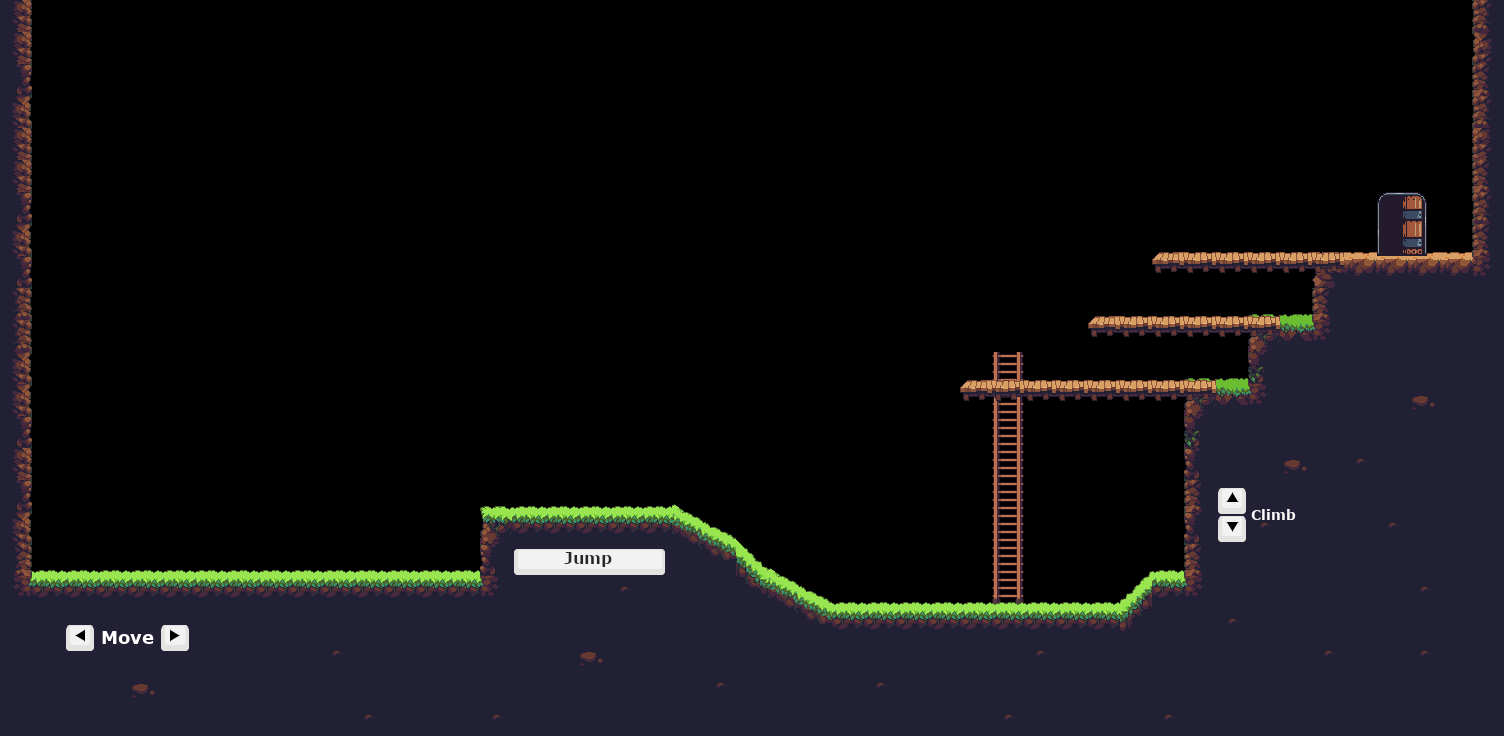

A 2D game scene composited from a Tiled map and its tileset images. What follows is a short description and the map's XML, with every tile layer's data as written:
An orthogonal 47x23 tile map with 32x32 px tiles, 2 tile layers (Tile Layer 1, Tile Layer 2), 7 tilesets and 26 objects (8x coin, 3x oneway, 2x slope, ladder, goal, ...).

<map version="1.10" tiledversion="1.12.2" orientation="orthogonal" renderorder="right-down" width="47" height="23" tilewidth="32" tileheight="32" infinite="0" nextlayerid="9" nextobjectid="44">
 <tileset firstgid="1" source="../Desktop/masha/level_devil-main/Resources/tilesets/ladder.tsx" />
 <tileset firstgid="7" source="../Desktop/masha/level_devil-main/Resources/tilesets/opp1_jungle/tile_jungle_ground_brown.tsx" />
 <tileset firstgid="25" source="../Desktop/masha/level_devil-main/Resources/tilesets/opp1_jungle/tile_jungle_slopes_grass.tsx" />
 <tileset firstgid="31" source="../Desktop/masha/level_devil-main/Resources/tilesets/opp1_jungle/tile_jungle_wall_brown.tsx" />
 <tileset firstgid="79" source="../Desktop/masha/level_devil-main/Resources/tilesets/opp1_jungle/oneway.tsx" />
 <tileset firstgid="82" source="../Desktop/masha/level_devil-main/Resources/tilesets/door.tsx" />
 <tileset firstgid="85" source="../Desktop/masha/level_devil-main/Resources/tilesets/help_texts.tsx" />
 <layer id="1" name="Tile Layer 1" width="47" height="23" locked="1">
  <data encoding="csv">
40,0,0,0,0,0,0,0,0,0,0,0,0,0,0,0,0,0,0,0,0,0,0,0,0,0,0,0,0,0,0,0,0,0,0,0,0,0,0,0,0,0,0,0,0,0,31,
40,0,0,0,0,0,0,0,0,0,0,0,0,0,0,0,0,0,0,0,0,0,0,0,0,0,0,0,0,0,0,0,0,0,0,0,0,0,0,0,0,0,0,0,0,0,35,
48,0,0,0,0,0,0,0,0,0,0,0,0,0,0,0,0,0,0,0,0,0,0,0,0,0,0,0,0,0,0,0,0,0,0,0,0,0,0,0,0,0,0,0,0,0,43,
36,0,0,0,0,0,0,0,0,0,0,0,0,0,0,0,0,0,0,0,0,0,0,0,0,0,0,0,0,0,0,0,0,0,0,0,0,0,0,0,0,0,0,0,0,0,31,
40,0,0,0,0,0,0,0,0,0,0,0,0,0,0,0,0,0,0,0,0,0,0,0,0,0,0,0,0,0,0,0,0,0,0,0,0,0,0,0,0,0,0,0,0,0,39,
40,0,0,0,0,0,0,0,0,0,0,0,0,0,0,0,0,0,0,0,0,0,0,0,0,0,0,0,0,0,0,0,0,0,0,0,0,0,0,0,0,0,0,0,0,0,43,
48,0,0,0,0,0,0,0,0,0,0,0,0,0,0,0,0,0,0,0,0,0,0,0,0,0,0,0,0,0,0,0,0,0,0,0,0,0,0,0,0,0,0,0,0,0,31,
36,0,0,0,0,0,0,0,0,0,0,0,0,0,0,0,0,0,0,0,0,0,0,0,0,0,0,0,0,0,0,0,0,0,0,0,0,0,0,0,0,0,0,84,0,0,43,
48,0,0,0,0,0,0,0,0,0,0,0,0,0,0,0,0,0,0,0,0,0,0,0,0,0,0,0,0,0,0,0,0,0,0,0,0,0,0,0,0,19,20,20,20,20,64,
32,0,0,0,0,0,0,0,0,0,0,0,0,0,0,0,0,0,0,0,0,0,0,0,0,0,0,0,0,0,0,0,0,0,0,0,0,0,0,0,0,43,33,33,33,33,33,
32,0,0,0,0,0,0,0,0,0,0,0,0,0,0,0,0,0,0,0,0,0,0,0,0,0,0,0,0,0,0,0,0,0,0,0,0,0,0,13,14,68,33,33,33,33,33,
36,0,0,0,0,0,0,0,0,0,0,0,0,0,0,0,0,0,0,0,0,0,0,0,0,0,0,0,0,0,0,2,0,0,0,0,0,0,0,51,33,33,33,33,33,33,33,
36,0,0,0,0,0,0,0,0,0,0,0,0,0,0,0,0,0,0,0,0,0,0,0,0,0,0,0,0,0,0,2,0,0,0,0,0,13,14,68,33,33,33,33,37,33,33,
48,0,0,0,0,0,0,0,0,0,0,0,0,0,0,0,0,0,0,0,0,0,0,0,0,0,0,0,0,0,0,2,0,0,0,0,0,51,33,33,33,33,33,33,33,33,33,
40,0,0,0,0,0,0,0,0,0,0,0,0,0,0,0,0,0,0,0,0,0,0,0,0,0,0,0,0,0,0,2,0,0,0,0,0,47,33,33,37,33,42,33,33,33,33,
48,0,0,0,0,0,0,0,0,0,0,0,0,0,0,0,0,0,0,0,0,0,0,0,0,0,0,0,0,0,0,2,0,0,0,0,0,43,33,33,33,33,33,33,33,33,33,
36,0,0,0,0,0,0,0,0,0,0,0,0,0,0,7,8,8,8,8,8,0,0,0,0,0,0,0,0,0,0,2,0,0,0,0,0,47,33,42,33,33,33,42,33,33,33,
44,0,0,0,0,0,0,0,0,0,0,0,0,0,0,47,33,33,33,33,33,29,30,0,0,0,0,0,0,0,0,2,0,0,0,0,0,43,33,33,33,33,33,33,33,33,33,
67,8,8,8,8,8,8,8,8,8,8,8,8,8,8,68,33,33,33,42,33,33,33,26,0,0,0,0,0,0,0,1,0,0,0,0,8,68,33,33,33,33,33,33,42,33,33,
33,33,33,33,33,33,33,33,33,33,33,33,33,33,33,33,33,33,33,33,33,33,33,33,29,30,8,8,8,8,8,8,8,8,8,25,33,33,42,33,33,33,33,33,33,33,33,
33,33,33,33,33,33,33,33,33,33,42,33,33,33,33,33,33,33,37,33,33,33,33,33,33,33,33,33,33,33,33,33,42,33,33,33,33,33,33,33,33,42,33,33,42,33,33,
33,33,33,33,37,33,33,33,33,33,33,33,33,33,33,33,33,33,33,33,33,33,42,33,33,33,33,42,33,33,33,33,33,33,33,33,33,33,33,33,33,33,33,33,33,33,33,
33,33,33,33,33,33,33,33,33,33,33,42,33,33,33,42,33,33,33,33,33,33,33,33,33,33,33,33,33,33,33,42,33,33,33,33,42,33,33,33,33,33,33,33,33,33,33
</data>
 </layer>
 <layer id="3" name="Tile Layer 2" width="47" height="23">
  <data encoding="csv">
0,0,0,0,0,0,0,0,0,0,0,0,0,0,0,0,0,0,0,0,0,0,0,0,0,0,0,0,0,0,0,0,0,0,0,0,0,0,0,0,0,0,0,0,0,0,0,
0,0,0,0,0,0,0,0,0,0,0,0,0,0,0,0,0,0,0,0,0,0,0,0,0,0,0,0,0,0,0,0,0,0,0,0,0,0,0,0,0,0,0,0,0,0,0,
0,0,0,0,0,0,0,0,0,0,0,0,0,0,0,0,0,0,0,0,0,0,0,0,0,0,0,0,0,0,0,0,0,0,0,0,0,0,0,0,0,0,0,0,0,0,0,
0,0,0,0,0,0,0,0,0,0,0,0,0,0,0,0,0,0,0,0,0,0,0,0,0,0,0,0,0,0,0,0,0,0,0,0,0,0,0,0,0,0,0,0,0,0,0,
0,0,0,0,0,0,0,0,0,0,0,0,0,0,0,0,0,0,0,0,0,0,0,0,0,0,0,0,0,0,0,0,0,0,0,0,0,0,0,0,0,0,0,0,0,0,0,
0,0,0,0,0,0,0,0,0,0,0,0,0,0,0,0,0,0,0,0,0,0,0,0,0,0,0,0,0,0,0,0,0,0,0,0,0,0,0,0,0,0,0,0,0,0,0,
0,0,0,0,0,0,0,0,0,0,0,0,0,0,0,0,0,0,0,0,0,0,0,0,0,0,0,0,0,0,0,0,0,0,0,0,0,0,0,0,0,0,0,0,0,0,0,
0,0,0,0,0,0,0,0,0,0,0,0,0,0,0,0,0,0,0,0,0,0,0,0,0,0,0,0,0,0,0,0,0,0,0,0,0,0,0,0,0,0,0,84,0,0,0,
0,0,0,0,0,0,0,0,0,0,0,0,0,0,0,0,0,0,0,0,0,0,0,0,0,0,0,0,0,0,0,0,0,0,0,0,79,80,80,80,80,80,0,0,0,0,0,
0,0,0,0,0,0,0,0,0,0,0,0,0,0,0,0,0,0,0,0,0,0,0,0,0,0,0,0,0,0,0,0,0,0,0,0,0,0,0,0,0,0,0,0,0,0,0,
0,0,0,0,0,0,0,0,0,0,0,0,0,0,0,0,0,0,0,0,0,0,0,0,0,0,0,0,0,0,0,0,0,0,79,80,80,80,80,80,0,0,0,0,0,0,0,
0,0,0,0,0,0,0,0,0,0,0,0,0,0,0,0,0,0,0,0,0,0,0,0,0,0,0,0,0,0,0,0,0,0,0,0,0,0,0,0,0,0,0,0,0,0,0,
0,0,0,0,0,0,0,0,0,0,0,0,0,0,0,0,0,0,0,0,0,0,0,0,0,0,0,0,0,0,79,80,80,80,80,80,80,80,0,0,0,0,0,0,0,0,0,
0,0,0,0,0,0,0,0,0,0,0,0,0,0,0,0,0,0,0,0,0,0,0,0,0,0,0,0,0,0,0,0,0,0,0,0,0,0,0,0,0,0,0,0,0,0,0,
0,0,0,0,0,0,0,0,0,0,0,0,0,0,0,0,0,0,0,0,0,0,0,0,0,0,0,0,0,0,0,0,0,0,0,0,0,0,0,0,0,0,0,0,0,0,0,
0,0,0,0,0,0,0,0,0,0,0,0,0,0,0,0,0,0,0,0,0,0,0,0,0,0,0,0,0,0,0,0,0,0,0,0,0,0,0,0,0,0,0,0,0,0,0,
0,0,0,0,0,0,0,0,0,0,0,0,0,0,0,0,0,0,0,0,0,0,0,0,0,0,0,0,0,0,0,0,0,0,0,0,0,0,88,0,0,0,0,0,0,0,0,
0,0,0,0,0,0,0,0,0,0,0,0,0,0,0,0,87,0,0,0,0,0,0,0,0,0,0,0,0,0,0,0,0,0,0,0,0,0,0,0,0,0,0,0,0,0,0,
0,0,0,0,0,0,0,0,0,0,0,0,0,0,0,0,0,0,0,0,0,0,0,0,0,0,0,0,0,0,0,0,0,0,0,0,0,0,0,0,0,0,0,0,0,0,0,
0,0,0,0,0,0,0,0,0,0,0,0,0,0,0,0,0,0,0,0,0,0,0,0,0,0,0,0,0,0,0,0,0,0,0,0,0,0,0,0,0,0,0,0,0,0,0,
0,0,86,0,0,0,0,0,0,0,0,0,0,0,0,0,0,0,0,0,0,0,0,0,0,0,0,0,0,0,0,0,0,0,0,0,0,0,0,0,0,0,0,0,0,0,0,
0,0,0,0,0,0,0,0,0,0,0,0,0,0,0,0,0,0,0,0,0,0,0,0,0,0,0,0,0,0,0,0,0,0,0,0,0,0,0,0,0,0,0,0,0,0,0,
0,0,0,0,0,0,0,0,0,0,0,0,0,0,0,0,0,0,0,0,0,0,0,0,0,0,0,0,0,0,0,0,0,0,0,0,0,0,0,0,0,0,0,0,0,0,0
</data>
 </layer>
 <objectgroup id="2" name="ground">
  <object id="1" x="0" y="0" width="32" height="736" />
  <object id="3" x="32" y="576" width="448" height="160" />
  <object id="4" x="480" y="512" width="192" height="224" />
  <object id="5" x="1184" y="384" width="288" height="352" />
  <object id="6" name="slope" x="672" y="512">
   <polygon points="0,0 160,96 0,96" />
  </object>
  <object id="7" name="ladder" x="992" y="352" width="32" height="256" />
  <object id="8" x="672" y="608" width="512" height="128" />
  <object id="9" name="oneway" x="960" y="384" width="224" height="16" />
  <object id="10" x="1248" y="320" width="224" height="64" />
  <object id="11" x="1312" y="256" width="160" height="64" />
  <object id="12" name="oneway" x="1088" y="320" width="160" height="16" />
  <object id="14" name="oneway" x="1152" y="256" width="160" height="16" />
  <object id="16" x="1472" y="0" width="32" height="736" />
  <object id="17" x="32" y="0" width="1440" height="32" />
  <object id="19" name="goal" x="1376" y="192" width="48" height="64" />
  <object id="20" x="1152" y="576" width="32" height="32" />
  <object id="21" name="spawn" x="96" y="512">
   <point />
  </object>
  <object id="22" name="slope" x="1120" y="608">
   <polygon points="0,0 32,-32 32,0" />
  </object>
  <object id="29" name="coin" x="1192" y="352" width="16" height="16" />
  <object id="30" name="coin" x="1224" y="352" width="16" height="16" />
  <object id="37" name="coin" x="1256" y="288" width="16" height="16" />
  <object id="38" name="coin" x="1288" y="288" width="16" height="16" />
  <object id="39" name="coin" x="1312" y="192" width="16" height="16" />
  <object id="40" name="coin" x="1344" y="192" width="16" height="16" />
  <object id="41" name="coin" x="1312" y="224" width="16" height="16" />
  <object id="42" name="coin" x="1344" y="224" width="16" height="16" />
 </objectgroup>
</map>
